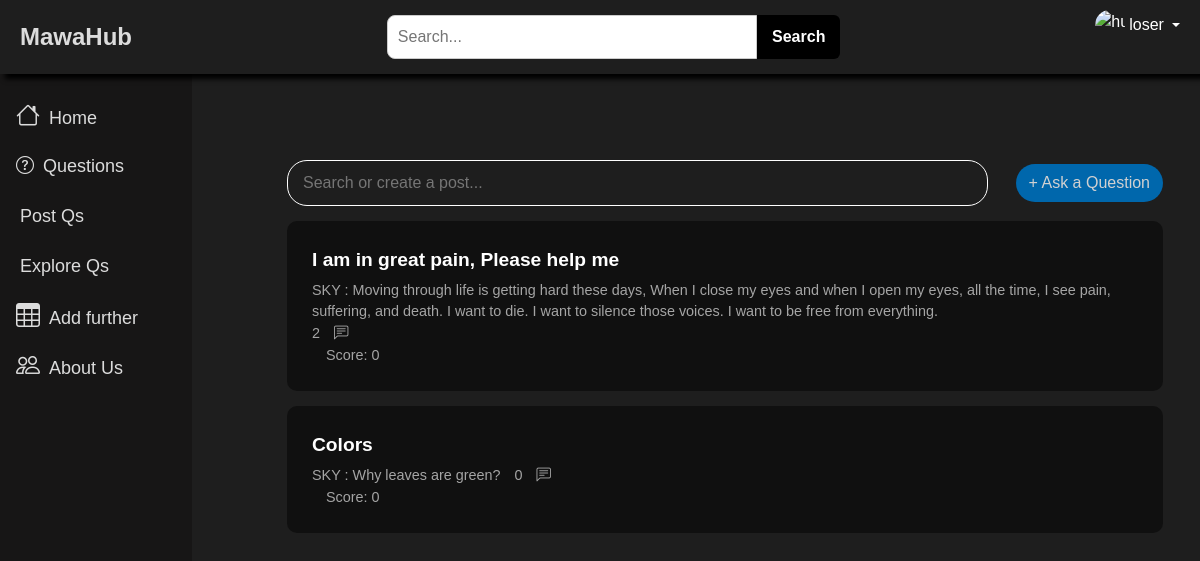
Screenshot of /questions/ with the database file from the repository.
### questions/models.py (models this page shows, shortened)
class Question(models.Model):
    title = models.CharField(max_length=200)
    question = models.TextField()
    author = models.ForeignKey(Student, on_delete=models.CASCADE)
    date = models.DateTimeField(default=timezone.now)
    score = models.IntegerField(default=0)

class Answer(models.Model):
    question = models.ForeignKey(Question, on_delete=models.CASCADE)
    answer = models.TextField()
    author = models.ForeignKey(Student, on_delete=models.CASCADE)
    date = models.DateTimeField(default=timezone.now)
    score = models.IntegerField(default=0)
    class Meta:
        ordering = ['-score', '-date']

### users/models.py (models this page shows)
class Student(AbstractUser):
    name = models.CharField(max_length=100)
    job_title = models.CharField(max_length=100)
    city = models.CharField(max_length=100)
    state = models.CharField(max_length=50)
    country = models.CharField(max_length=50)
    email = models.EmailField()
    about = models.TextField()
    skills = models.TextField()
    address = models.CharField(max_length=200)
    phone = models.CharField(max_length=15)
    reputation = models.IntegerField(default=0)
    answers_posted = models.PositiveIntegerField(default=0)
    questions_posted = models.PositiveIntegerField(default=0)

### questions/views.py (the view)
# urls.py: path("questions/", include("questions.urls")),
def questions(request):
    return render(request, "all_questions.html", {
        "questions": Question.objects.all()
    })

### questions/templatetags/mytags.py (called while the page is built)
@register.filter
def to_timeago(time):
    return timeago.format(time, timezone.now())

### templates/all_questions.html (shortened to what this page needs)
{% extends 'base.html' %}
{% load static %}
{% load mytags %}
{% block stylesheet %}
<link rel="stylesheet" href="{% static 'css/all_questions.css' %}">
{% endblock %}
{% block content %}
<div class="content">
    <div class="container card-container">
        <div class="top-bar">
            <input type="text" class="search-input" placeholder="Search or create a post...">
            <a href='{% url "add_question" %}' class="btn ask-question-btn">+ Ask a Question</a>
        </div>
        {% for i in questions %}
        <div class="post-card" onclick="window.location.href='{% url 'question' question_id=i.id %}'">
            <div class="post-title">{{ i.title }}</div>
            <div class="post-meta">
                <span> {{ i.author.name }} : {{ i.question }} </span>
                <span>{{ i.answer_set.all | length }}</span> <i class="bi bi-chat-left-text"></i>
            </div>
            <div class="post-meta">
                <span>Score: {{ i.score }}</span>
            </div>
        </div>
        {% endfor %}
    </div>
</div>
{% endblock %}

### static/css/sidebar.css (style rules this page uses)
:root { --btn-color: #dcdcdc; --bg-color: #1e1e1e; --search-bar-color: #0056b3; --text-color: #fff; --search: #0067ac; --search-shadow: #000; --logo-color: #dcdcdc; }
body { font-family: Arial, sans-serif; margin: 0; padding: 0; overflow: hidden; height: 100vh; display: flex; flex-direction: column; background-color: var(--bg-color); }
.content { display: flex; flex: 1; margin-top: 60px; height: calc(100vh - 60px); overflow: hidden; }

### static/css/all_questions.css (style rules this page uses)
:root { --color-default: #000000; --color-second: #0067ac; --color-white: #595959; --color-text: #d1d1d1; --color-body: #1e1e1e; --color-light: #ffffff; }
body { background-color: var(--color-body); color: var(--color-text); font-family: Arial, sans-serif; }
.card-container { max-width: 900px; margin: 20px auto; }
.post-card { background-color: #101010; border: none; border-radius: 10px; margin-bottom: 15px; padding: 25px; transition: transform 0.2s ease, box-shadow 0.2s ease; }
.post-title { font-size: 1.2rem; font-weight: bold; margin-bottom: 5px; color: #ffffff; }
.post-meta { font-size: 0.9rem; color: #a5a5a5; }
.post-meta span { margin-right: 10px; display: inline-flex; align-items: center; }
.post-meta .bi { margin-right: 5px; }
.top-bar { margin-bottom: 15px; width: 100%; display: flex; align-items: center; justify-content: space-between; border-color: var(--color-light); }
.search-input { align-items: center; background-color: var(--color-body); border: 1px solid var(--color-light); border-radius: 20px; padding: 10px 15px; color: var(--color-white); width: 80%; }
.ask-question-btn { background-color: var(--color-second); font-size: 1rem; font-weight: normal; color: var(--color-text); margin:0; text-shadow: none; border-radius: 20px; }

### rows the page displays
Question: title "I am in great pain, Please help me", author.name "SKY", question "Moving through life is getting hard these days, When I close my eyes and when I open my eyes, all the time, I see pain, suffering, and death. I want to die. I want to silence those voices. I want to be free from everything.", answer_set.all|length "2", score "0"
Question: title "Colors", author.name "SKY", question "Why leaves are green?", answer_set.all|length "0", score "0"
